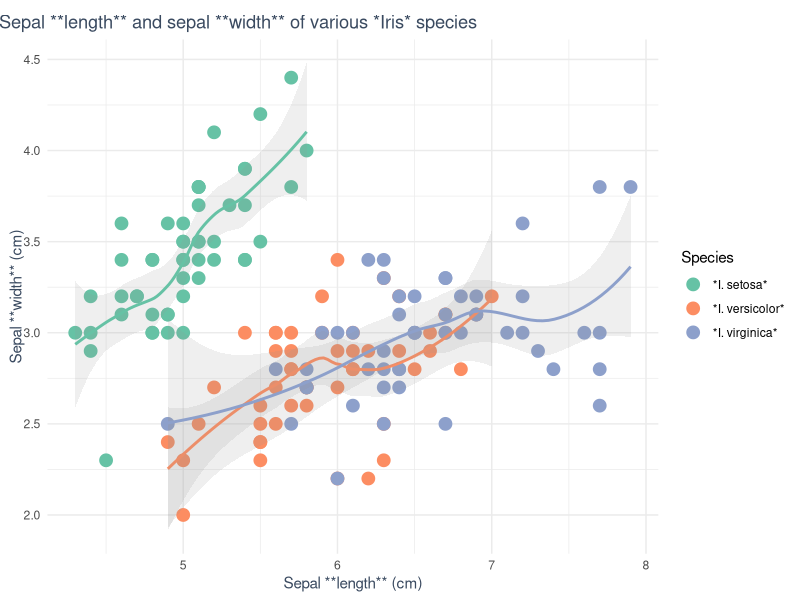
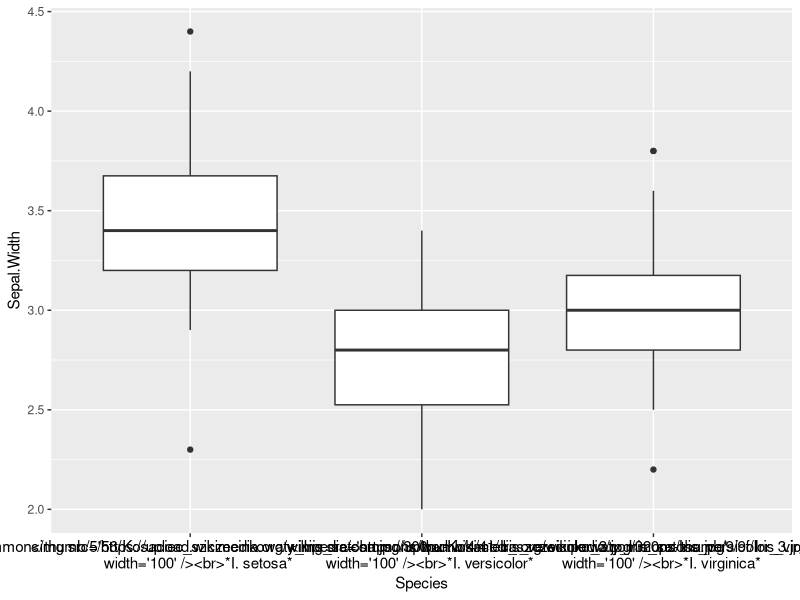

Reproduce these figures in R, in order.
library(ggplot2)
library(grid)
library(gridtext)
library(rlang)

# define new theme element that inherits from `element_text()`
element_markdown <- function(family = NULL, face = NULL, colour = NULL, size = NULL,
                          hjust = NULL, vjust = NULL, angle = NULL, lineheight = NULL,
                          color = NULL, margin = NULL,
                          debug = FALSE, inherit.blank = FALSE) {
  if (!is.null(color))
    colour <- color
  structure(
    list(
      family = family, face = face, colour = colour,
      size = size, hjust = hjust, vjust = vjust, angle = angle,
      lineheight = lineheight, margin = margin, debug = debug,
      inherit.blank = inherit.blank),
    class = c("element_markdown", "element_text", "element")
  )
}

# rendering of the theme element is handled by `richtext_grob()`
element_grob.element_markdown <- function(element, label = "", x = NULL, y = NULL,
                                          family = NULL, face = NULL, colour = NULL, size = NULL,
                                          hjust = NULL, vjust = NULL, angle = NULL, lineheight = NULL,
                                          margin = NULL, margin_x = FALSE, margin_y = FALSE, ...) {
  if (is.null(label))
    return(ggplot2:::zeroGrob())

  vj <- vjust %||% element$vjust
  hj <- hjust %||% element$hjust
  margin <- margin %||% element$margin %||% ggplot2::margin(0, 0, 0, 0)
  angle <- angle %||% element$angle %||% 0

  x <- x %||% hj
  if (!is.unit(x))
    x <- unit(x, "npc")
  y <- y %||% vj
  if (!is.unit(y))
    y <- unit(y, "npc")

  # The gp settings can override element_gp
  gp <- gpar(
    fontsize = size %||% element$size,
    col = colour %||% element$colour,
    fontfamily = family %||% element$family,
    fontface = face %||% element$face,
    lineheight = lineheight %||% element$lineheight
  )

  richtext_grob(
    label, x = x, y = y, hjust = hj, vjust = vj, rot = angle,
    padding = margin, gp = gp
  )
}

ggplot(iris, aes(Sepal.Length, Sepal.Width, color = Species)) +
  geom_point(show.legend=TRUE, size = 4) +
  scale_color_brewer(
    palette = "Set2",
    labels = c("*I. setosa*", "*I. versicolor*", "*I. virginica*")
  ) +
  labs(
    title = "Sepal **length** and sepal **width** of various *Iris* species",
    x = "Sepal **length** (cm)", y = "Sepal **width** (cm)"
  ) +
  geom_smooth(show.legend = FALSE, alpha = 0.15) +
  theme_minimal() +
  theme(
    plot.title = element_markdown(
      colour = "#3A4A60",
      margin = ggplot2::margin(5, 0, 5, -35),
      lineheight = 1.2
    ),
    legend.text = element_markdown(),
    axis.title.x = element_markdown(colour = "#3A4A60"),
    axis.title.y = element_markdown(
      colour = "#3A4A60",
      vjust = 0.5, hjust = 0.5,
      margin = margin(b = 5.5)
    )
  )

labels <- c(
  setosa = "<img src='https://upload.wikimedia.org/wikipedia/commons/thumb/5/56/Kosaciec_szczecinkowaty_Iris_setosa.jpg/300px-Kosaciec_szczecinkowaty_Iris_setosa.jpg'
    width='100' /><br>*I. setosa*",
  virginica = "<img src='https://upload.wikimedia.org/wikipedia/commons/thumb/9/9f/Iris_virginica.jpg/300px-Iris_virginica.jpg'
    width='100' /><br>*I. virginica*",
  versicolor = "<img src='https://upload.wikimedia.org/wikipedia/commons/thumb/4/41/Iris_versicolor_3.jpg/320px-Iris_versicolor_3.jpg'
    width='100' /><br>*I. versicolor*"
)

ggplot(iris, aes(Species, Sepal.Width)) +
  geom_boxplot() +
  scale_x_discrete(
    labels = labels
  ) +
  theme(
    axis.text.x = element_markdown(color = "black", size = 11)
  )
